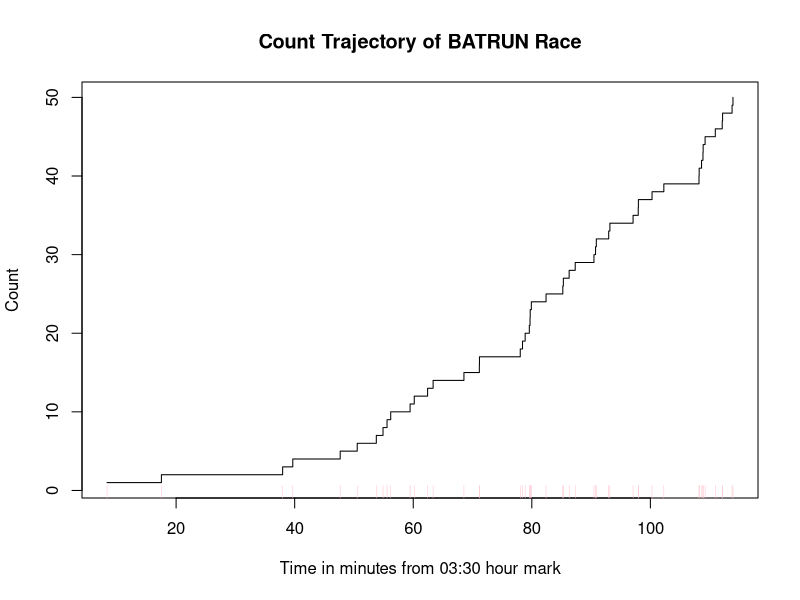

Write the R code that produced this figure.
## ---- chunk 1
knitr::opts_chunk$set(echo = TRUE)
library(stats)
## ---- chunk 2
rm(list = ls())
dat = read.table("BatRun Data 2.txt", h = TRUE)

#dat$Sn
# Plot the count trajectory and place tick marks for the arrivals
plot(dat$Pos~dat$Sn, type='s', xlab = "Time in minutes from 03:30 hour mark", ylab = "Count", main = "Count Trajectory of BATRUN Race")
rug(dat$Sn, side=1, col="pink")

# the tick marks aren't working even though i used his hint so help pls
#points(rep(0,length(dat$Sn))~dat$Sn, pch = "|", col = "pink")
#segments(dat$Sn, 0, dat$Sn, 0.5, col= "pink", lwd = 3)
## ---- chunk 3

# fixed n mode (ie n=50, not looking at a fixed window)
mvf_1    = function(v,pars)
{
		beta = pars
		mvf <- ((1/(beta[2])) * exp(beta[1])) * (exp(beta[2]*t) - 1)
	  return(mvf)
}
min_likelihood_1 = function(pars)
{
	  beta  = pars
	  value =  
	  return(-value)
}

mvf_2    = function(v,pars)
{
	  beta  = 
	  K     = 
	  return()
}

min_likelihood_2 = function(pars)
{
	  beta  = 
	  value =  
	  return(-value)
}

## ---- chunk 4
#res_opt_1 = nlm()
#res_opt_2 = nlm()
#M1  = c()#beta hat here, #AIC here
#M2  = c()#beta hat here, #AIC here
#tab = cbind(M1,M2)
#rownames(tab) = c('beta[1]','beta[2]','AIC')
#colnames(tab) = c('Model 1','Model 2')
#tab
## ---- chunk 5

#tt = 
#E1 = 
#E2 = 

## ---- chunk 6
#forecast = 
#forecast
